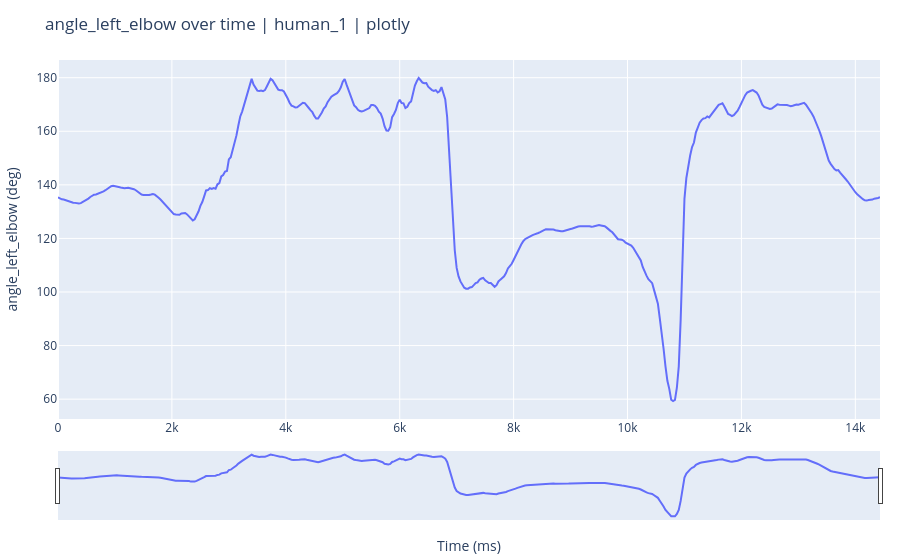
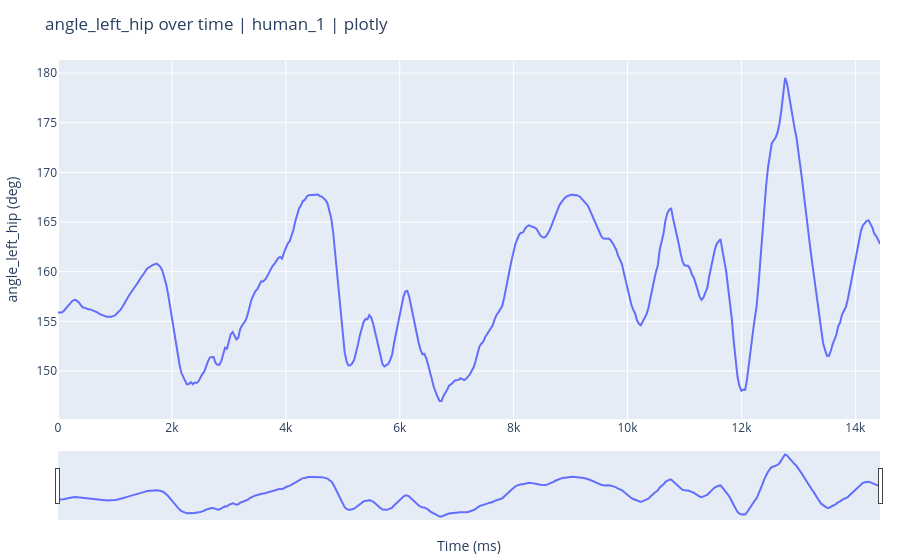

Here is the notebook cell these charts were saved with, in order:
### Markdown cell above
### 6) Plot Computed Angles Over Time
This section visualizes computed angles by frame (or time when available).
You can choose one backend: Matplotlib, Seaborn, or Plotly.

Confidence overlays:
- Yellow: low confidence (one landmark below threshold)
- Orange: least confidence (two or more landmarks below threshold)

Tip: if multiple humans are present, the plotting cell draws a separate chart per human and per angle.

### Code cell
# Plot all angle columns with confidence overlays.
# Choose backend: "matplotlib", "seaborn", or "plotly".
plot_backend = "plotly"
selected_video = None   # set to a specific video string, or None
selected_human = None   # set to a specific final_id string, or None

if "angles_df" not in globals():
    raise RuntimeError("angles_df not found. Run the angle computation cells first.")

angle_cols = [c for c in angles_df.columns if c.startswith("angle_")]
if not angle_cols:
    raise ValueError("No angle columns found (expected columns starting with 'angle_').")

x_col = "time_ms" if "time_ms" in angles_df.columns else "frame"
x_label = "Time (ms)" if x_col == "time_ms" else "Frame"

def _spans_from_labels(frame_series, label_series, label_value):
    """Return list of contiguous (x0, x1) spans where label == label_value."""
    frames = frame_series.to_numpy()
    labels = (label_series.to_numpy() == label_value)
    spans = []
    if frames.size == 0:
        return spans

    start = None
    last_frame = None
    for f, ok in zip(frames, labels):
        if ok and start is None:
            start = f
        if ok:
            last_frame = f
        if (not ok) and (start is not None):
            spans.append((start, last_frame))
            start = None
    if start is not None:
        spans.append((start, last_frame))
    return spans

df_plot = angles_df.copy()
if selected_video is not None and "video" in df_plot.columns:
    df_plot = df_plot[df_plot["video"] == selected_video]
if selected_human is not None and "final_id" in df_plot.columns:
    df_plot = df_plot[df_plot["final_id"] == selected_human]
if df_plot.empty:
    raise ValueError("No rows left after filtering. Check selected_video/selected_human.")

backend = plot_backend.strip().lower()

if "final_id" in df_plot.columns:
    groups = list(df_plot.groupby("final_id", dropna=False))
else:
    groups = [("all", df_plot)]

if backend == "matplotlib":
    import matplotlib.pyplot as plt

    for human_id, g in groups:
        g = g.sort_values(x_col)
        for col in angle_cols:
            conf_col = "confidence_" + col.replace("angle_", "", 1)
            plt.figure(figsize=(10, 4))
            plt.plot(g[x_col], g[col])
            plt.xlabel(x_label)
            plt.ylabel(f"{col} (deg)")
            plt.title(f"{col} over time | {human_id} | matplotlib")
            ax = plt.gca()

            if conf_col in g.columns:
                for x0, x1 in _spans_from_labels(g[x_col], g[conf_col], "low"):
                    ax.axvspan(x0, x1, color="yellow", alpha=0.25, linewidth=0)
                for x0, x1 in _spans_from_labels(g[x_col], g[conf_col], "least"):
                    ax.axvspan(x0, x1, color="orange", alpha=0.25, linewidth=0)

            plt.tight_layout()
            plt.show()

elif backend == "seaborn":
    try:
        import seaborn as sns
    except Exception as e:
        raise ImportError("Seaborn is not installed. Install seaborn or choose another backend.") from e
    import matplotlib.pyplot as plt

    for human_id, g in groups:
        g = g.sort_values(x_col)
        for col in angle_cols:
            conf_col = "confidence_" + col.replace("angle_", "", 1)
            plt.figure(figsize=(10, 4))
            sns.lineplot(data=g, x=x_col, y=col)
            plt.xlabel(x_label)
            plt.ylabel(f"{col} (deg)")
            plt.title(f"{col} over time | {human_id} | seaborn")
            ax = plt.gca()

            if conf_col in g.columns:
                for x0, x1 in _spans_from_labels(g[x_col], g[conf_col], "low"):
                    ax.axvspan(x0, x1, color="yellow", alpha=0.25, linewidth=0)
                for x0, x1 in _spans_from_labels(g[x_col], g[conf_col], "least"):
                    ax.axvspan(x0, x1, color="orange", alpha=0.25, linewidth=0)

            plt.tight_layout()
            plt.show()

elif backend == "plotly":
    try:
        import plotly.express as px
    except Exception as e:
        raise ImportError("Plotly is not installed. Install plotly or choose another backend.") from e

    for human_id, g in groups:
        g = g.sort_values(x_col)
        for col in angle_cols:
            conf_col = "confidence_" + col.replace("angle_", "", 1)
            fig = px.line(
                g,
                x=x_col,
                y=col,
                title=f"{col} over time | {human_id} | plotly",
                labels={x_col: x_label, col: f"{col} (deg)"},
            )

            if conf_col in g.columns:
                for x0, x1 in _spans_from_labels(g[x_col], g[conf_col], "low"):
                    fig.add_vrect(x0=x0, x1=x1, fillcolor="yellow", opacity=0.25, line_width=0)
                for x0, x1 in _spans_from_labels(g[x_col], g[conf_col], "least"):
                    fig.add_vrect(x0=x0, x1=x1, fillcolor="orange", opacity=0.25, line_width=0)

            fig.update_layout(
                xaxis_rangeslider_visible=True,
                hovermode="x unified",
                margin=dict(l=40, r=20, t=60, b=40),
            )
            fig.show()

else:
    raise ValueError("Unknown plot_backend. Use 'matplotlib', 'seaborn', or 'plotly'.")

### Figure 1 — Plotly figure (JSON) as saved in the notebook; plotly's stock layout.template omitted (floating-point values rounded to 4 significant figures; data arrays with more than 128 entries replaced by an {"elided": "..."} marker saying what was removed)
{"data": [{"hovertemplate": "Time (ms)=%{x}<br>angle_left_elbow (deg)=%{y}<extra></extra>", "legendgroup": "", "line": {"color": "#636efa", "dash": "solid"}, "marker": {"symbol": "circle"}, "mode": "lines", "name": "", "orientation": "v", "showlegend": false, "type": "scatter", "x": {"elided": "433 float values"}, "xaxis": "x", "y": {"elided": "433 float values"}, "yaxis": "y"}], "layout": {"hovermode": "x unified", "legend": {"tracegroupgap": 0}, "margin": {"b": 40, "l": 40, "r": 20, "t": 60}, "title": {"text": "angle_left_elbow over time | human_1 | plotly"}, "xaxis": {"anchor": "y", "domain": [0, 1], "rangeslider": {"visible": true}, "title": {"text": "Time (ms)"}}, "yaxis": {"anchor": "x", "domain": [0, 1], "title": {"text": "angle_left_elbow (deg)"}}}}

### Figure 2 — Plotly figure (JSON) as saved in the notebook; plotly's stock layout.template omitted (floating-point values rounded to 4 significant figures; data arrays with more than 128 entries replaced by an {"elided": "..."} marker saying what was removed)
{"data": [{"hovertemplate": "Time (ms)=%{x}<br>angle_left_hip (deg)=%{y}<extra></extra>", "legendgroup": "", "line": {"color": "#636efa", "dash": "solid"}, "marker": {"symbol": "circle"}, "mode": "lines", "name": "", "orientation": "v", "showlegend": false, "type": "scatter", "x": {"elided": "433 float values"}, "xaxis": "x", "y": {"elided": "433 float values"}, "yaxis": "y"}], "layout": {"hovermode": "x unified", "legend": {"tracegroupgap": 0}, "margin": {"b": 40, "l": 40, "r": 20, "t": 60}, "title": {"text": "angle_left_hip over time | human_1 | plotly"}, "xaxis": {"anchor": "y", "domain": [0, 1], "rangeslider": {"visible": true}, "title": {"text": "Time (ms)"}}, "yaxis": {"anchor": "x", "domain": [0, 1], "title": {"text": "angle_left_hip (deg)"}}}}
